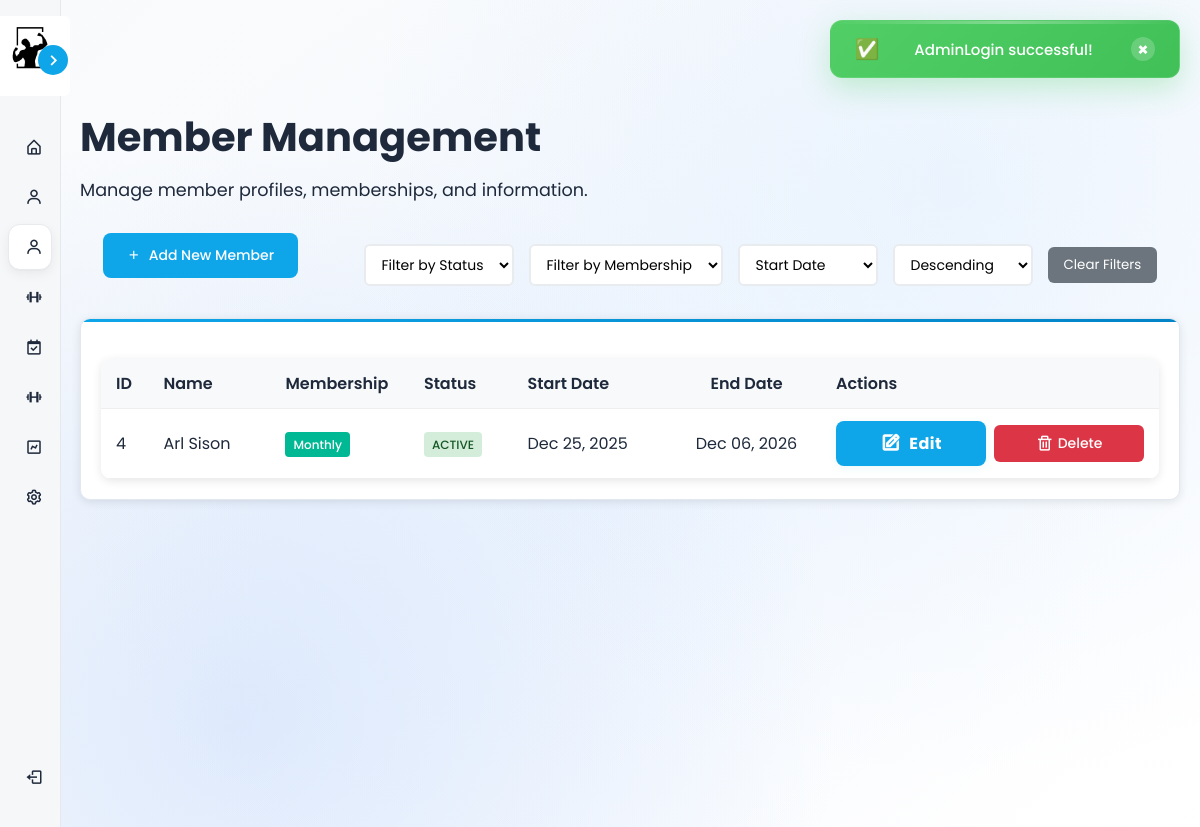
The page /views/admin/members.php (signed in) on the database as committed earlier.
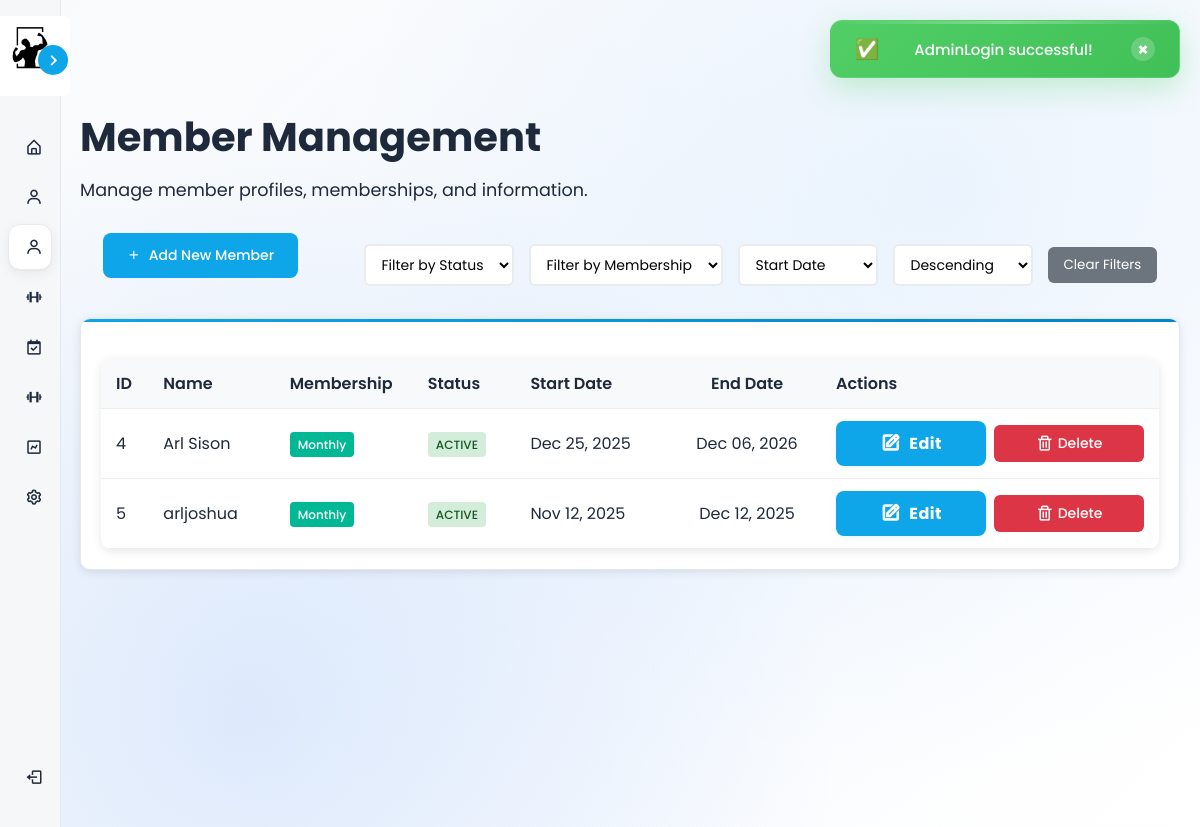
The same page on the database as committed later.
### tables this page shows
CREATE TABLE `members` (
  `member_id` int(11) NOT NULL,
  `user_id` int(11) NOT NULL,
  `full_name` varchar(100) NOT NULL,
  `email` varchar(100) NOT NULL,
  `phone` varchar(20) DEFAULT NULL,
  `address` text DEFAULT NULL,
  `membership_type` enum('monthly','annual') DEFAULT 'monthly',
  `start_date` date DEFAULT NULL,
  `end_date` date DEFAULT NULL,
  `status` enum('active','inactive') DEFAULT 'active'
);

### controllers/AdminController.php (called while the page is built, shortened)
<?php
require_once __DIR__ . '/../config/database.php';
require_once __DIR__ . '/../models/Member.php';
require_once __DIR__ . '/../models/Trainer.php';
class AdminController {
    private $memberModel;
    public function __construct() {
        $database = new Database();
        $this->db = $database->getConnection();
        $this->memberModel = new Member();
    }
    public function getAllMembers($filter_status = null, $filter_membership = null, $sort_by = 'start_date', $sort_order = 'DESC') {
        return $this->memberModel->getAllMembers($filter_status, $filter_membership, $sort_by, $sort_order);
    }
}
?>

### config/database.php (called while the page is built, shortened)
<?php
class Database {
    private $host = "localhost";
    private $db_name = "gymmanagement";
    private $username = "root";
    private $password = "";
    public function getConnection() {
        $this->conn = null;
        try {
            $this->conn = new PDO("mysql:host=" . $this->host . ";dbname=" . $this->db_name,
                                   $this->username, $this->password);
            $this->conn->exec("set names utf8");
        } catch(PDOException $exception) {
            echo "Connection error: " . $exception->getMessage();
        }
        return $this->conn;
    }
}
?>

### models/Member.php (called while the page is built, shortened)
<?php
require_once __DIR__ . '/../config/database.php';
class Member {
    private $conn;
    public function __construct() {
        $database = new Database();
        $this->conn = $database->getConnection();
    }
    public function getAllMembers($filter_status = null, $filter_membership = null, $sort_by = 'start_date', $sort_order = 'DESC') {
        try {
            $where_clauses = [];
            $params = [];
            $where_sql = !empty($where_clauses) ? "WHERE " . implode(" AND ", $where_clauses) : "";
            $valid_sort_columns = ['member_id', 'full_name', 'email', 'membership_type', 'status', 'start_date', 'end_date'];
            $sort_order = strtoupper($sort_order) === 'ASC' ? 'ASC' : 'DESC';
            $sql = "SELECT m.*, u.username FROM members m JOIN users u ON m.user_id = u.user_id $where_sql ORDER BY m.$sort_by $sort_order";
            $stmt = $this->conn->prepare($sql);
            $stmt->execute();
            return $stmt->fetchAll(PDO::FETCH_ASSOC);
        } catch (PDOException $e) {
            error_log("Get all members error: " . $e->getMessage());
            return [];
        }
    }
}

### models/Trainer.php (called while the page is built, shortened)
<?php
require_once __DIR__ . '/../config/database.php';
class Trainer {
    public function __construct() {
        $database = new Database();
    }
}
?>

### views/admin/members.php (the view, shortened to what the changed rows need)
<?php
require_once '../../controllers/AdminController.php';
$adminController = new AdminController();
$filter_status = $_GET['filter_status'] ?? null;
$filter_membership = $_GET['filter_membership'] ?? null;
$sort_by = $_GET['sort_by'] ?? 'start_date';
$sort_order = $_GET['sort_order'] ?? 'DESC';
$members = $adminController->getAllMembers($filter_status, $filter_membership, $sort_by, $sort_order);
?>
<!DOCTYPE html>
<html lang="en">
<head>
    <link rel="stylesheet" href="../../assets/css/member_styles.css">
    <link rel="stylesheet" href="../../assets/css/modal_styles.css">
    <link rel="stylesheet" href="../../assets/css/admin_users_styles.css">
    <link href='https://unpkg.com/boxicons@2.1.4/css/boxicons.min.css' rel='stylesheet'>
</head>
<body>
    <?php include '../components/dynamic_sidebar.php'; ?>
    <div class="main-content">
        <div class="content-wrapper">
            <div class="dashboard-header">
                <h1>Member Management</h1>
            </div>
            <div class="card">
                <table class="users-table">
                    <thead>
                        <tr>
                            <th>ID</th>
                            <th>Name</th>
                            <th>Membership</th>
                            <th>Status</th>
                            <th>Start Date</th>
                            <th>End Date</th>
                            <th>Actions</th>
                        </tr>
                    </thead>
                    <tbody>
                        <?php foreach ($members as $member): ?>
                        <tr>
                            <td><?php echo htmlspecialchars($member['member_id']); ?></td>
                            <td><?php echo htmlspecialchars($member['full_name']); ?></td>
                            <td>
                                <span class="role-badge role-member">
                                    <?php echo htmlspecialchars($member['membership_type']); ?>
                                </span>
                            </td>
                            <td>
                                <span class="status-badge status-<?php echo htmlspecialchars($member['status']); ?>">
                                    <?php echo htmlspecialchars($member['status']); ?>
                                </span>
                            </td>
                            <td><?php echo htmlspecialchars($member['start_date'] ? date('M d, Y', strtotime($member['start_date'])) : 'N/A'); ?></td>
                            <td><?php echo htmlspecialchars($member['end_date'] ? date('M d, Y', strtotime($member['end_date'])) : 'N/A'); ?></td>
                            <td>
                                <div class="action-buttons">
                                    <button class="action-btn btn-edit" onclick="openEditMemberModal(<?php echo $member['member_id']; ?>, '<?php echo htmlspecialchars($member['full_name']); ?>', '<?php echo htmlspecialchars($member['email']); ?>', '<?php echo htmlspecialchars($member['phone'] ?? ''); ?>', '<?php echo htmlspecialchars($member['address'] ?? ''); ?>', '<?php echo htmlspecialchars($member['membership_type']); ?>', '<?php echo htmlspecialchars($member['start_date'] ?? ''); ?>', '<?php echo htmlspecialchars($member['end_date'] ?? ''); ?>', '<?php echo htmlspecialchars($member['status']); ?>')" title="Edit Member">
                                        <i class='bx bx-edit'></i> Edit
                                    </button>
                                    <button class="action-btn btn-delete" onclick="openDeleteMemberModal(<?php echo $member['member_id']; ?>, '<?php echo htmlspecialchars($member['full_name']); ?>')" title="Delete Member">
                                        <i class='bx bx-trash'></i> Delete
                                    </button>
                                </div>
                            </td>
                        </tr>
                        <?php endforeach; ?>
                    </tbody>
                </table>
            </div>
        </div>
    </div>
</body>
</html>

### views/components/dynamic_sidebar.php (shortened to what the changed rows need)
<?php
$user_role = $_SESSION['role'] ?? 'guest';
$config_path = __DIR__ . '/../../config/sidebar_config.php';
if (file_exists($config_path)) {
    $menu_configs = include $config_path;
}
$current_config = $menu_configs[$user_role] ?? $menu_configs['guest'];
$current_page = basename($_SERVER['PHP_SELF']);
?>
<nav class="sidebar close" id="dynamicSidebar">
    <div class="menu-bar">
        <div class="menu">
            <ul class="menu-links">
                <?php
                $current_section = null;
                $section_count = 0;
                foreach ($current_config['items'] as $idx => $item) {
                    if (isset($item['type']) && $item['type'] === 'section') {
                        if ($current_section !== null) {
                            echo "</ul>\n";
                        }
                        $current_section = $item['label'];
                        $section_id = "collapsible-section-$section_count";
                        echo "<ul class='menu-collapsible' id='$section_id'>\n";
                        $section_count++;
                        continue;
                    }
                    $is_active = isset($item['active']) && $item['active'];
                    if (isset($item['url']) && basename($item['url']) === $current_page) $is_active = true;
                    if (isset($item['type']) && $item['type'] === 'dropdown') {
                        $expanded = $is_active ? ' expanded' : '';
                        echo "<li class=\"nav-link has-dropdown$expanded " . ($is_active ? 'active' : '') . "\">";
                        echo "<button class='dropdown-btn'><i class='bx " . htmlspecialchars($item['icon']) . " icon'></i><span class='text nav-text'>" . htmlspecialchars($item['text']) . "</span><i class='bx bx-chevron-down dropdown-arrow'></i></button>";
                        echo "<ul class='dropdown-container'" . ($is_active ? " style='display:block; opacity:1; transform:none;'" : "") . ">";
                        foreach ($item['submenu'] as $subitem) {
                            echo "<li><a href='" . htmlspecialchars($subitem['url']) . "'><span class='text nav-text'>" . htmlspecialchars($subitem['text']) . "</span></a></li>\n";
                        }
                        echo "</ul>";
                        echo "</li>\n";
                    } else {
                        echo "<li class=\"nav-link " . ($is_active ? 'active' : '') . "\"><a href=\"" . htmlspecialchars($item['url']) . "\" data-tooltip=\"" . htmlspecialchars($item['text']) . "\"><i class='bx " . htmlspecialchars($item['icon']) . " icon'></i><span class='text nav-text'>" . htmlspecialchars($item['text']) . "</span></a></li>\n";
                    }
                }
                if ($current_section !== null) {
                    echo "</ul>\n";
                }
                ?>
            </ul>
        </div>
    </div>
</nav>
<link rel="stylesheet" href="../../assets/css/modal_styles.css">

Rows that differ between the two databases and show on the page:
added members: member_id "5", full_name "arljoshua", membership_type "Monthly", status "ACTIVE", start_date "Nov 12, 2025", end_date "Dec 12, 2025"
